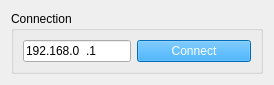
<?xml version="1.0" encoding="UTF-8"?>
<ui version="4.0">
 <class>ConnectionWidget</class>
 <widget class="QWidget" name="ConnectionWidget">
  <property name="windowModality">
   <enum>Qt::NonModal</enum>
  </property>
  <property name="geometry">
   <rect>
    <x>0</x>
    <y>0</y>
    <width>274</width>
    <height>74</height>
   </rect>
  </property>
  <property name="windowTitle">
   <string>Form</string>
  </property>
  <layout class="QHBoxLayout" name="horizontalLayout">
   <item>
    <widget class="QGroupBox" name="groupBox">
     <property name="title">
      <string>Connection</string>
     </property>
     <layout class="QHBoxLayout" name="horizontalLayout_2">
      <item>
       <widget class="QLineEdit" name="line_edit_ip">
        <property name="sizePolicy">
         <sizepolicy hsizetype="Fixed" vsizetype="Fixed">
          <horstretch>0</horstretch>
          <verstretch>0</verstretch>
         </sizepolicy>
        </property>
        <property name="inputMask">
         <string>000.000.000.000</string>
        </property>
        <property name="text">
         <string>192.168.0.1</string>
        </property>
        <property name="frame">
         <bool>true</bool>
        </property>
       </widget>
      </item>
      <item>
       <widget class="QPushButton" name="btnConnect">
        <property name="styleSheet">
         <string notr="true">background-color: rgb(0, 153, 255);
color: rgb(255, 255, 255);</string>
        </property>
        <property name="text">
         <string>Connect</string>
        </property>
       </widget>
      </item>
     </layout>
    </widget>
   </item>
  </layout>
 </widget>
 <resources/>
 <connections/>
</ui>
